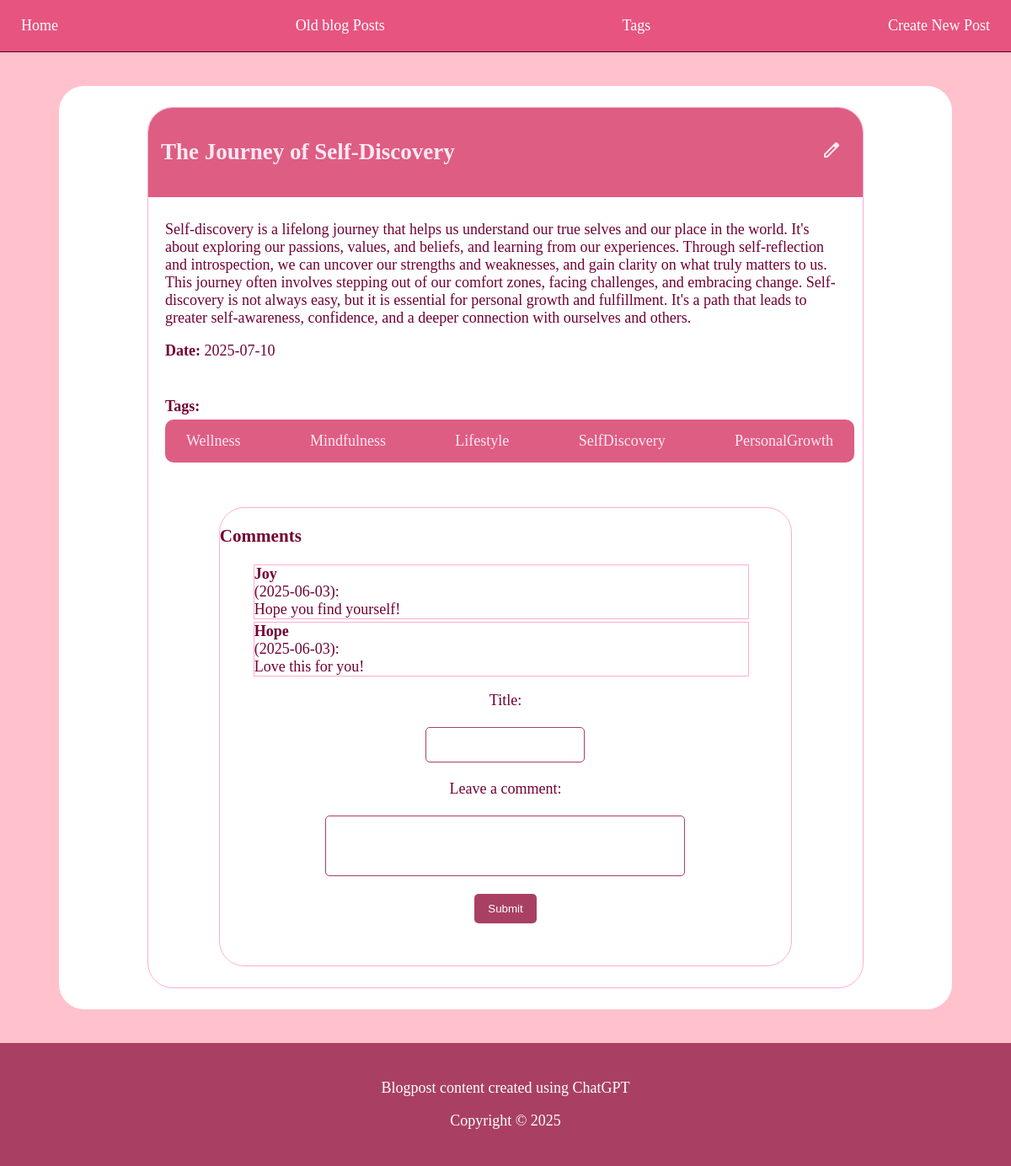
/post/10, run on an earlier commit of the app's database.
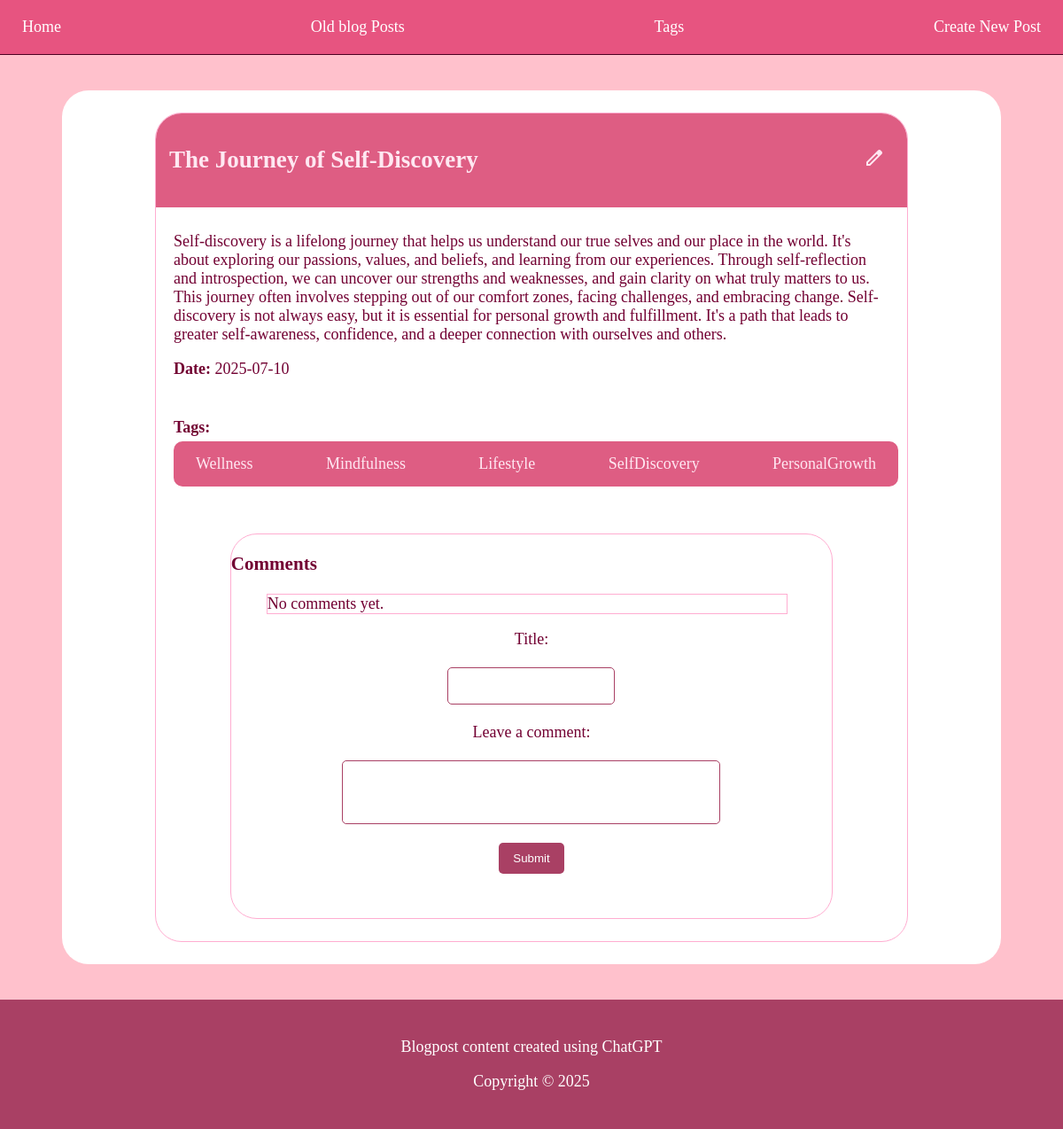
And on a later commit of the database.
### app.py (models this page shows)
class Tag(db.Model):
    __tablename__ = 'tags'
    id = db.Column(db.Integer, primary_key=True)
    name = db.Column(db.String(50), unique=True, nullable=False)

class Comment(db.Model):
    __tablename__ = 'comments'
    id = db.Column(db.Integer, primary_key=True)
    post_id = db.Column(db.Integer, db.ForeignKey('posts.id'), nullable=False)
    date = db.Column(db.String(20), nullable=False)
    title = db.Column(db.String(200), nullable=False)
    content = db.Column(db.Text, nullable=False)
    post = db.relationship('Post', backref=db.backref('comments', lazy=True))

### app.py (the view)
@app.route('/post/<int:post_id>')
def show_post(post_id):
    post = Post.query.get_or_404(post_id)
    post_tags = post.tags
    today = date.today().isoformat()
    return render_template('single_post_page.html', post=post, post_tags=post_tags, year=2025, current_date=today)

### templates/single_post_page.html (shortened to what this page needs)
<!doctype html>
<html>
  <head>
    <link rel="stylesheet" href="{{ url_for('static', filename='style.css') }}">
  </head>
  <body>
    <nav class="navbar">
      <a class="nav-link" href="{{ url_for('home') }}">Home</a>
      <a class="nav-link" href="{{ url_for('blogarchive') }}">Old blog Posts</a>
      <a class="nav-link" href="{{ url_for('tags') }}">Tags</a>
      <a class="nav-link" href="{{ url_for('create_post') }}">Create New Post</a>
    </nav>
    <section class="content">
      <div class="post">
        <div class="postInfo">
          <h2>{{ post.title }}</h2>
          <a class="edit-link" href="/edit/{{ post.id }}">
            <span class="material-symbols-outlined">edit</span>
          </a>
        </div>
        <div class="postContent">
          <p>{{ post.body }}</p>
          <p><strong>Date:</strong> {{ post.date }}</p>
          <p class="tagsInfo"><strong>Tags:</strong></p>
      <ul class="tagList">
        {% for tag in post.tags %}
            <li class="tagElement">
            <a href="{{ url_for('show_tag', tag_id=tag.id) }}">{{ tag.name }}</a>
            </li>
            {% endfor %}
            </ul>
        </div>
        <div class="commentArea">
          <section class="comments">
            <h3>Comments</h3>
            <ul>
            {% for comment in post.comments %}
              <li>
                <strong>{{ comment.title }}</strong> ({{ comment.date }}):<br>
                {{ comment.content }}
              </li>
            {% else %}
              <li>No comments yet.</li>
            {% endfor %}
            </ul>
            <form class="commentForm" method="post" action="{{ url_for('add_comment', post_id=post.id) }}">
              <label for="commentTitle">Title:</label><br>
              <input type="text" id="commentTitle" name="title" required><br>
              <label for="comment">Leave a comment:</label><br>
              <textarea id="comment" name="content" rows="4" cols="50" required></textarea><br>
              <button type="submit">Submit</button>
            </form>
          </section>
        </div>
      </section>
    <footer>
      <p>Blogpost content created using ChatGPT</p>
      <p>Copyright © {{year}}</p>
    </footer>
  </body>
</html>

What changed in the data, as far as the page shows it:
removed Comment: title "Joy", date "2025-06-03", content "Hope you find yourself!"
removed Comment: title "Hope", date "2025-06-03", content "Love this for you!"
Also different on the page:
text now shown: "No comments yet."
